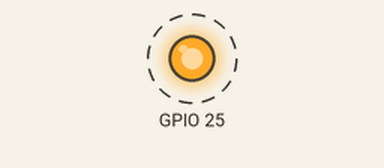
A program run on a simulated Raspberry Pi (BCM pin numbers). Shown: output pins drawn as LEDs (lit = HIGH). Dashed ring = blinking.

Above: at 0.02 s.
Timing chart, 0 to 3.0 s (numbered marks = the images above):
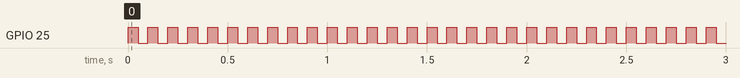

The program:

01lchika.py
```python
import RPi.GPIO as GPIO
from time import sleep

GPIO.setmode(GPIO.BCM)
GPIO.setup(25, GPIO.OUT)

try:
    while True:
        GPIO.output(25, GPIO.HIGH)
        sleep(0.05)
        #sleep(0.5)
        GPIO.output(25, GPIO.LOW)
        sleep(0.05)
        #sleep(0.5)

except KeyboardInterrupt:
    print "imada!!!"
    pass

#except:    # also work
#    print "imada!!!"
#    pass


GPIO.cleanup(25)    #only GPIO25
#GPIO.cleanup()    #all GPIO
```

Measured:
- by itself, GPIO 25: alternates HIGH for 0.05 s and LOW for 0.05 s
